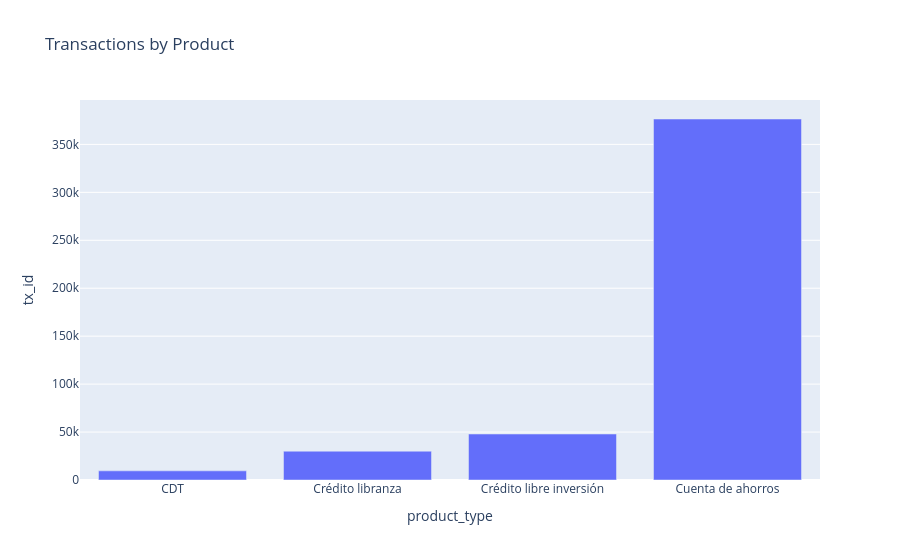

The cell this chart's notebook holds for it:
### Code cell
# Transactions by product

px.bar(
    (
        transactions.groupby("product_type")
        ["tx_id"]
        .count()
        .reset_index()
    ),
    x="product_type",
    y="tx_id",
    title="Transactions by Product"
)

### Figure 1 — Plotly figure (JSON) as saved in the notebook; plotly's stock layout.template omitted (floating-point values rounded to 4 significant figures)
{"data": [{"hovertemplate": "product_type=%{x}<br>tx_id=%{y}<extra></extra>", "legendgroup": "", "marker": {"color": "#636efa", "pattern": {"shape": ""}}, "name": "", "orientation": "v", "showlegend": false, "textposition": "auto", "type": "bar", "x": ["CDT", "Crédito libranza", "Crédito libre inversión", "Cuenta de ahorros"], "xaxis": "x", "y": [9547, 30048, 47959, 376495], "yaxis": "y"}], "layout": {"barmode": "relative", "legend": {"tracegroupgap": 0}, "title": {"text": "Transactions by Product"}, "xaxis": {"anchor": "y", "domain": [0, 1], "title": {"text": "product_type"}}, "yaxis": {"anchor": "x", "domain": [0, 1], "title": {"text": "tx_id"}}}}
